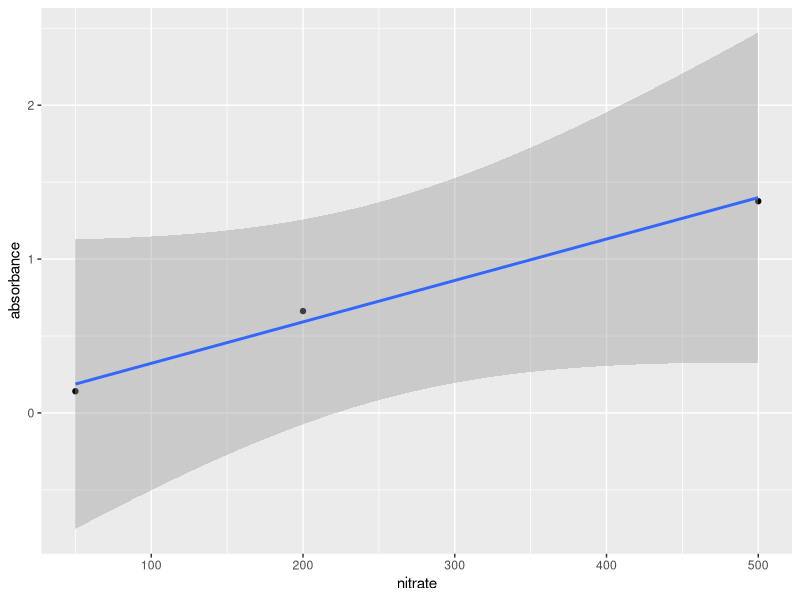

Write R code to recreate this figure. (Note: this script raises an error after producing the figure.)
#### Nitrate data processing


# load packages -----------------------------------------------------------

library(tidyverse)


# read in data ------------------------------------------------------------


nitrate <- read_csv("data-raw/SO_nitrate_JTEMP.csv")


standards <- nitrate %>% 
	filter(grepl("standard", replicate)) %>% 
	filter(!grepl("COMBO", replicate))
	
	
standards$nitrate <- NA

standards <- standards %>% 
	mutate(nitrate = ifelse(grepl("50uM", replicate), "50", nitrate)) %>% 
	mutate(nitrate = ifelse(grepl("200uM", replicate), "200", nitrate)) %>% 
	mutate(nitrate = ifelse(grepl("500uM", replicate), "500", nitrate)) %>% 
	mutate(nitrate = as.numeric(nitrate))


mod <- lm(nitrate ~ absorbance, data = standards)


ggplot(data = standards, aes(x = nitrate, y = absorbance)) + geom_point() + geom_smooth(method = "lm")


absorbance <- nitrate$absorbance

library(modelr)


nitrate_measured <- nitrate %>% 
	add_predictions(mod) %>% 
	rename(nitrate_concentration = pred)


nitrate_processed <- nitrate_measured %>% 
	filter(!grepl("standard", replicate)) %>% 
	separate(replicate, into = c("temperature", "species", "rep"), sep = c(2,4)) %>% 
	mutate(temperature = as.numeric(temperature))


write_csv(nitrate_processed, "data-processed/nitrate_processed_SO.csv")

ggplot(data = nitrate_processed, aes(x = temperature, y = nitrate_concentration)) + geom_point()



